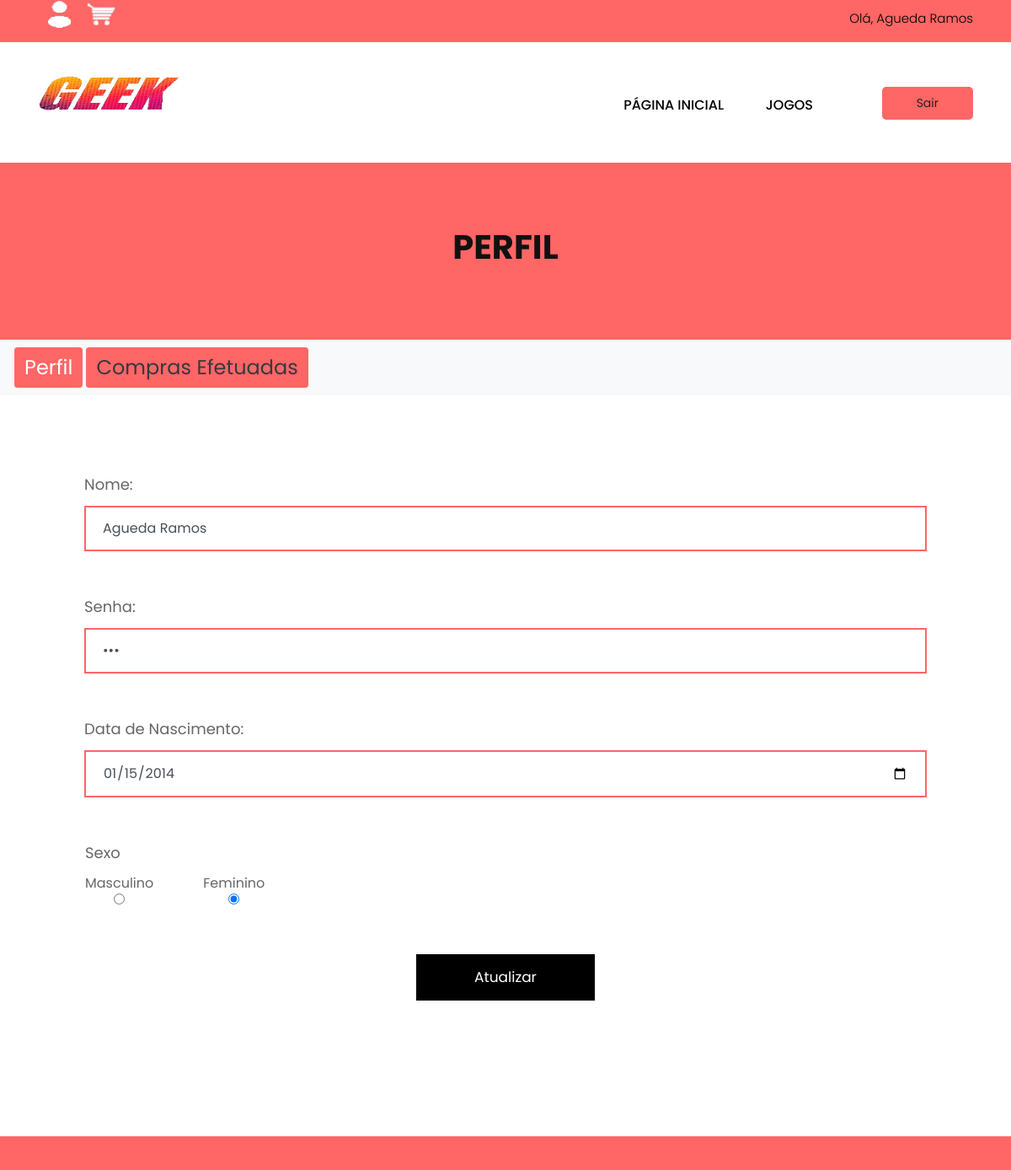
Page /lighten/perfil.php (signed in) on the committed database.
### tables this page shows
CREATE TABLE `utilizadores` (
  `email` varchar(20) NOT NULL,
  `nome_user` varchar(20) DEFAULT NULL,
  `data_de_nascimento` date DEFAULT NULL,
  `senha_user` varchar(50) DEFAULT NULL,
  `sexo_user` varchar(10) DEFAULT NULL,
  `tipo_user` varchar(20) DEFAULT NULL
);

### lighten/perfil.php (the view, shortened to what this page needs)
<?php
	$lig=mysqli_connect("localhost","root","12345678","GEEK") or die("erro na conexao");
	$sql="SELECT * FROM Utilizadores WHERE email='".$_SESSION['emailU']."'";
	$res=mysqli_query($lig, $sql);
	$linha = mysqli_fetch_assoc($res);
?>
	<html>
	<head>
      <link rel="stylesheet" href="css/bootstrap.min.css">
      <link rel="stylesheet" href="css/style.css">
      <link rel="stylesheet" href="css/responsive.css">
      <link rel="stylesheet" href="css/jquery.mCustomScrollbar.min.css">
      <link rel="stylesheet" href="https://netdna.bootstrapcdn.com/font-awesome/4.0.3/css/font-awesome.css">
      <link rel="stylesheet" href="https://cdnjs.cloudflare.com/ajax/libs/fancybox/2.1.5/jquery.fancybox.min.css" media="screen">
</head>
	<body class="main-layout">
      <header>
         <div class="header">
            <div class="head_top">
               <div class="container">
                  <div class="row">
                    <div class="col-xl-6 col-lg-6 col-md-6 col-sm-12">
								<?php
								if(isset($_SESSION['emailU'])){
								?>
					   <div class="top-box">
                        <ul class="sociel_link">
						 <li> <a href="perfil.php"><img src="images/iconP.jpg" /></i></a></li>
                         <li> <a href="carrinho.php"><img src="images/iconC.jpg" /></i></a></li>
                     </ul>
                    </div>
								<?php
								}
								?>
                  </div>
                  <div class="col-xl-6 col-lg-6 col-md-6 col-sm-12">
								<?php
								if(isset($_SESSION['emailU'])){
								?>
                       <div class="top-box">
                        <p>Olá, <?php echo $linha['nome_user']; ?></p>
                    </div>
								<?php
								}
								?>
                  </div>
               </div>
            </div>
         </div>
         <div class="container">
            <div class="row">
               <div class="col-xl-3 col-lg-3 col-md-3 col-sm-3 col logo_section">
                  <div class="full">
                     <div class="center-desk">
                        <div class="logo"> <a href="index.php"><img src="images/logo.jpg" alt="logo"/></a> </div>
                     </div>
                  </div>
               </div>
               <div class="col-xl-7 col-lg-7 col-md-9 col-sm-9">
                  <div class="menu-area">
                     <div class="limit-box">
                        <nav class="main-menu">
                           <ul class="menu-area-main">
                              <li> <a href="index.php">Página Inicial</a> </li>
                              <li> <a href="product.php">Jogos</a></li>
                           </ul>
                        </nav>
                     </div>
                  </div>
               </div>
			   <?php
			   if(!isset($_SESSION['emailU'])){
				   ?>
               <div class="col-xl-2 col-lg-2 col-md-2 col-sm-2">
                  <li><a class="buy" href="entrar.php">Entrar</a></li>
               </div>
			   <?php
			   }else{
			   ?>
			   <div class="col-xl-2 col-lg-2 col-md-2 col-sm-2">
                  <li><a class="buy" href="logout.php" >Sair</a></li>
               </div>
			   <?php
			   }
			   ?>
            </div>
         </div>
      </header>
	<div class="brand_color">
        <div class="container">
            <div class="row">
                <div class="col-md-12">
                    <div class="titlepage">
                        <h2>Perfil</h2>
                    </div>
                </div>
            </div>
        </div>
    </div>
<nav class="navbar navbar-expand-lg navbar-light bg-light">
  <div class="collapse navbar-collapse" id="navbarNavAltMarkup">
    <div class="navbar-nav">
	<table>
	<tr>
     <td>
		<div> <button type="button"><a class="btn btn-outline-dark active" style="background-color: #ff6666;" role="button" href="perfil.php"><font size="5" >Perfil</font></a></button></div>
     <td>
	 <td>
		<div><button type="button"><a class="btn btn-outline-dark" style="background-color: #ff6666;" role="button" href="historicoC.php"><font size="5" >Compras Efetuadas</font></a></button></div>
	 </tr>
	</table>
    </div>
  </div>
</nav>
	<div class="contact">
		<div class="container">
			<div class="col-md-12">
	<form class="main_form" action="atualizar.php" method="POST">
			<div class="row">
		<div class=" col-md-12">
		<font size="4"><label>Nome:</label></font>
		<input class="form-control" type="text" name="nomeUti" value="<?php echo $linha['nome_user']; ?>"><br><br>
		</div>
		<div class=" col-md-12">
		<font size="4"><label>Senha:</label></font>
		<input class="form-control" type="password" name="pass" value="<?php echo $linha['senha_user']; ?>"  id="senhaforca" name="senha" onkeyup="ForcaSenha()" minlength="6">
		<div id="iForcaSenha"></div><br><br>
		</div>
		<div class=" col-md-12">
		<font size="4"><label>Data de Nascimento:</label></font>
		<input class="form-control" type="date" name="dataUti" value="<?php echo $linha['data_de_nascimento']; ?>"  max="<?php echo date('Y-m-d', strtotime('-18 year')); ?>"><br><br>
		</div>
		<?php if($linha['sexo_user'] == "Masculino")
		{
		?>
	<div class="col-xl-6 col-lg-6 col-md-6 col-sm-6">
			<table style="width:55%">
			<tr>
				<td><font size="4"><label>Sexo</label></font></td>
			</tr>
			<tr>
				<td><label class="radio">Masculino
					<input class="form-control" type="radio" name="radio" checked="checked" value="Masculino">
					<span class="checkmark"></span>
					</label>
				</td>
				<td><label class="radio">Feminino
					<input class="form-control" type="radio" name="radio"  value="Feminino">
					<span class="checkmark"></span>
					</label>
				</td>
			</tr>
			</table><br><br>
			</div><br>
	<?php
		}else{
	?>
	<div class="col-xl-6 col-lg-6 col-md-6 col-sm-6">
			<table style="width:55%">
			<tr>
				<td><font size="4"><label>Sexo</label></font></td>
			</tr>
			<tr>
				<td><label class="radio">Masculino
					<input class="form-control" type="radio" name="radio"  value="Masculino">
					</label>
				</td>
				<td><label class="radio">Feminino
					<input class="form-control" type="radio" name="radio" checked="checked" value="Feminino">
					</label>
				</td>
			</tr>
			</table><br><br>
			</div><br>
	<?php
		}
	?>
	<div class=" col-md-12">
	<button class="send" type="submit">Atualizar</button><br><br>
	</div>
		</div>
	</form>
			</div>
		</div>
	</div>
	<footr>
            <div class="copyright">
            </div>
      </footr>
	</body>
	</html>

### lighten/css/style.css (style rules this page uses)
* { box-sizing: border-box !important; }
html { scroll-behavior: smooth; }
body { color: #666666; font-size: 14px; font-family: 'poppins', sans-serif; line-height: 1.80857; font-weight: normal; overflow-x: hidden; }
a { color: #1f1f1f; text-decoration: none !important; outline: none !important; -webkit-transition: all .3s ease-in-out; -moz-transition: all .3s ease-in-out; -ms-transition: all .3s ease-in-out; -o-transition: all .3s ease-in-out; transition: all .3s ease-in-out; }
h1, h2, h3, h4, h5, h6 { letter-spacing: 0; font-weight: normal; position: relative; padding: 0 0 10px 0; font-weight: normal; line-height: normal; color: #111111; margin: 0 }
h2 { font-size: 22px }
*, *::after, *::before { -webkit-box-sizing: border-box; -moz-box-sizing: border-box; box-sizing: border-box; }
ul, li, ol { margin: 0px; padding: 0px; list-style: none; }
p { margin: 0px; font-weight: 300; font-size: 15px; line-height: 24px; }
a { color: #222222; text-decoration: none; outline: none !important; }
a, .btn { text-decoration: none !important; outline: none !important; -webkit-transition: all .3s ease-in-out; -moz-transition: all .3s ease-in-out; -ms-transition: all .3s ease-in-out; -o-transition: all .3s ease-in-out; transition: all .3s ease-in-out; }
img { max-width: 100%; height: 66%; }
button { border: 0; margin: 0; padding: 0; cursor: pointer; }
.full { float: left; width: 100%; }
.full { width: 100%; float: left; margin: 0; padding: 0; }
.logo_section { text-align: center; }
.logo { float: left; }
nav.main-menu { float: right; margin-left: 0; }
.main-menu { text-align: center; }
.main-menu ul { margin: 0; list-style-type: none; }
.main-menu ul>li { display: inline-block; position: relative; }
.main-menu ul>li a { padding: 30px 23px 0 23px; line-height: 20px; font-size: 16px; display: block; font-weight: 500; color: #010005; text-transform: uppercase; }
.main-menu ul li:last-child a { padding-right: 0; }
.main-menu ul li:first-child { margin-left: 0; }
.main-menu ul>li { position: inherit; display: inline-block; vertical-align: middle; }
.buy { background: #ff6666; padding: 7px 41px !important; margin-top: 18px; border-radius: 5px; display: inline-block; float: right; }
.head_top { background: #ff6666; margin-bottom: 35px; }
ul.sociel_link { display: flex; flex-wrap: wrap; justify-content: center; margin: 0 auto; float: left; }
.top-box p { float: right; padding-top: 10px; color: #000; }
ul.sociel_link li { display: inline-block; }
ul.sociel_link li a { color: #000; width: 50px; height: 50px; float: left; text-align: center; line-height: 50px; border-radius: 100%; font-size: 18px; }
.header { background: #fff; padding-bottom: 35px; }
.logo a { font-size: 40px; font-weight: bold; text-transform: uppercase; color: #fff; line-height: 40px; }
.contact { margin-top: 50px; }
.copyright { background-color: #ff6666; padding: 20px 0px; margin-top: 70px; }
.brand_color .titlepage h2 { font-weight: bold; font-size: 40px !important; text-transform: uppercase; }
.brand_color { background-color: #ff6666; }
.brand_color .titlepage { margin-top: 70px; padding-bottom: 70px; text-align: center; }
.contact .main_form { background: #fff; padding: 40px; }
.form-control { border: #ff6666 solid 2px; border-radius: inherit; margin-bottom: 0px; padding: 13px 20px; font-family: poppins; }
.send { font-family: poppins; max-width: 212px; margin: 0 auto; display: block; background: #000; color: #fff; padding: 12px 0px; width: 100%; font-size: 17px; }

### rows in the picture
utilizadores: nome_user "Agueda Ramos", nomeUti "Agueda Ramos", dataUti "01/15/2014"
